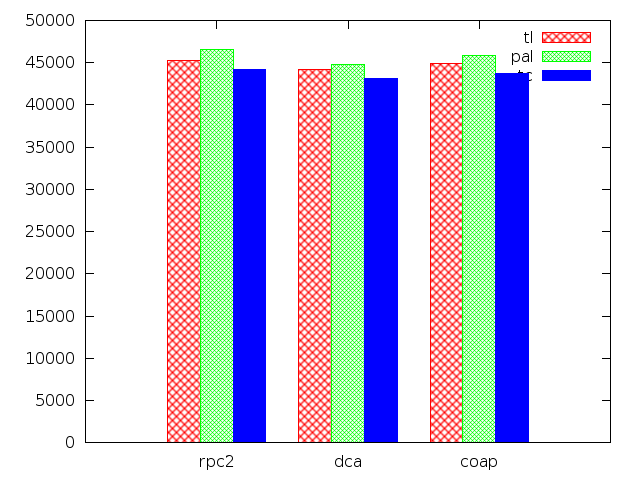

Source code (Python):
import gnuplot
import StringIO
import os

script = """
set terminal png
set output '%(outfile)s.png'

set style data histogram
set style histogram cluster gap 1
set palette gray

set style fill pattern 1 border
set auto x
set yrange [0:*]
plot '%(infile)s' using 2:xtic(1) title col, '' using 3:xtic(1) title col, '' using 4:xtic(1) title col
"""

def plot(values, (apps_, variants, measurements)):
    assert "text" in measurements
    apps = ["rpc2", "dca", "coap"]
    assert set(apps).issubset(set(apps_)), str(apps)
    plotdata = StringIO.StringIO()

    gnuplot.out(plotdata, ["app"] + list(variants))
    for app in apps:
        gnuplot.out(plotdata, [app] + [values[(app, variant, "text")] for variant in variants if variant != "pal"])

    config = {'outfile': os.path.join(os.environ["ROOT"], "applications", "contiki", "plots", "rom")}
    gnuplot.plot(script, config, plotdata.getvalue())
